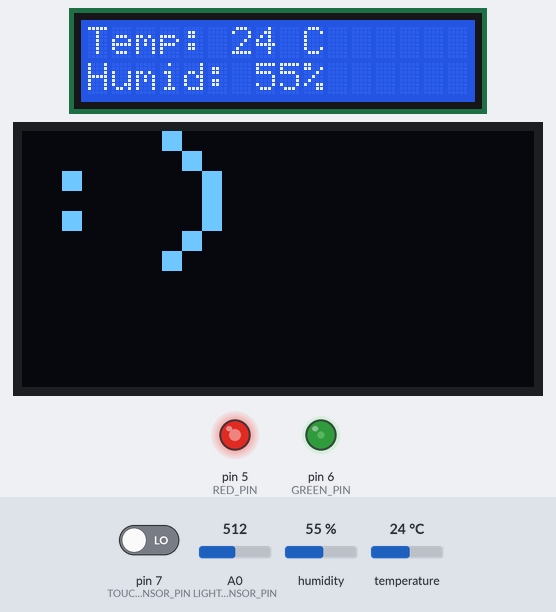
Recording of a sketch running on a simulated Arduino Uno, built with avr-gcc and run on an emulated ATmega328P. Parts: 16×2 character LCD, 128×64 one-colour display, output pins drawn as LEDs (lit = HIGH). Inputs (shaded band) come from the test bench; at power-on: temperature 24 °C, A0 (LIGHT_SENSOR_PIN) = 512, pin 7 (TOUCH_SENSOR_PIN) LOW, humidity 55 %. What the sketch prints to the serial monitor is not drawn.

Above: at 1.2 s.
1.3 s: temperature set to 21 °C
At 5.7 s:
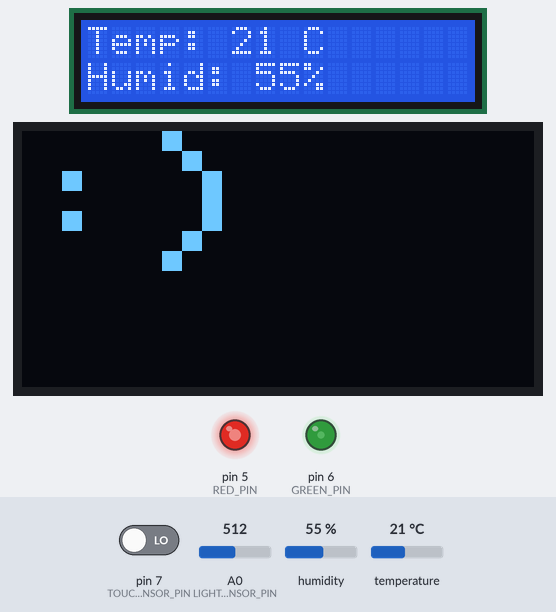
7.4 s: temperature set to 18 °C
At 11.4 s:
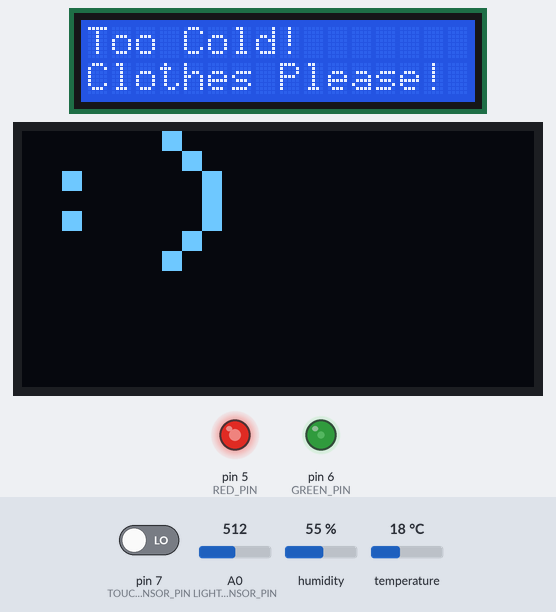
13.8 s: temperature set to 33 °C
At 18.3 s:
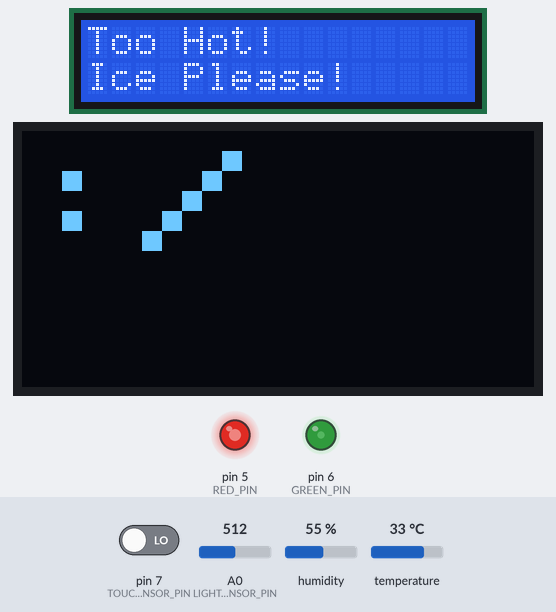
20.9 s: temperature set to 29 °C
At 25.3 s:
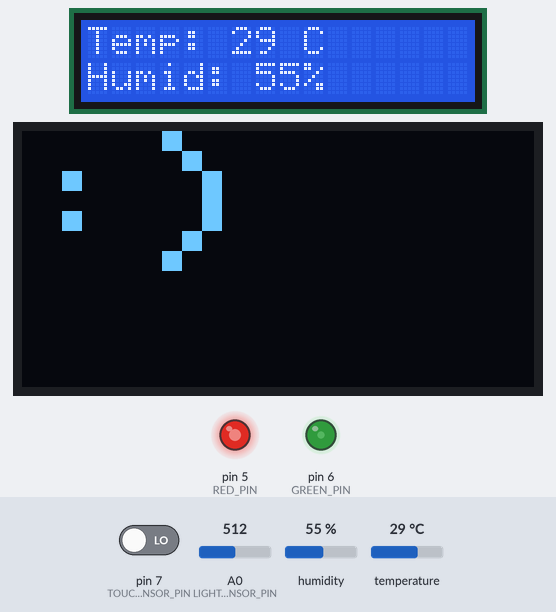
27.0 s: A0 (LIGHT_SENSOR_PIN) set to 716
At 31.0 s:
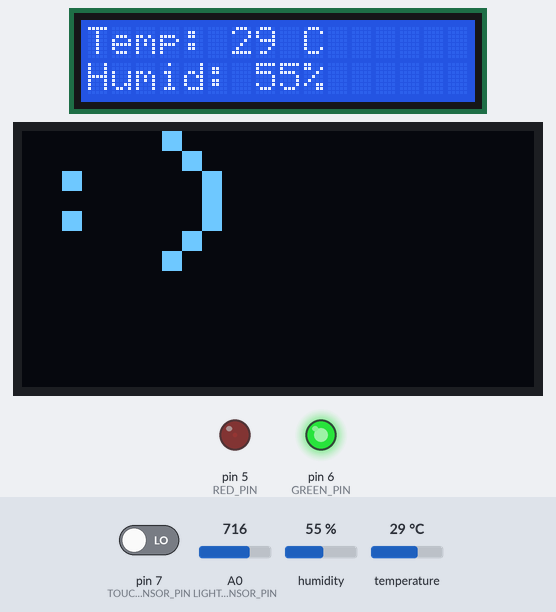
33.1 s: temperature set to 41 °C
At 35.4 s:
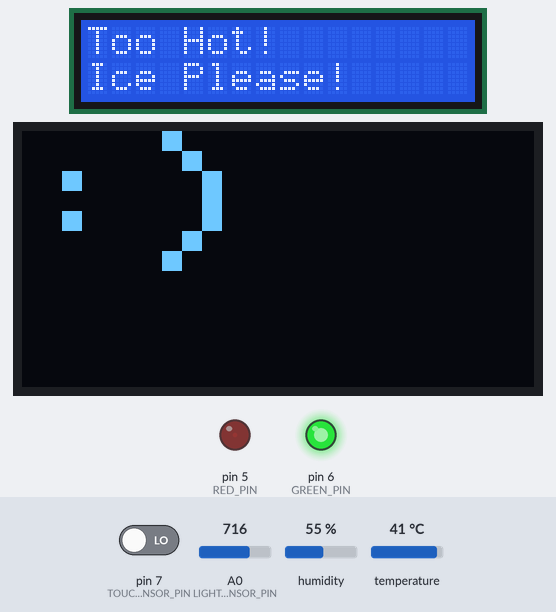
Timing chart, 0 to 36.9 s (numbered marks = the images above; inputs shaded):
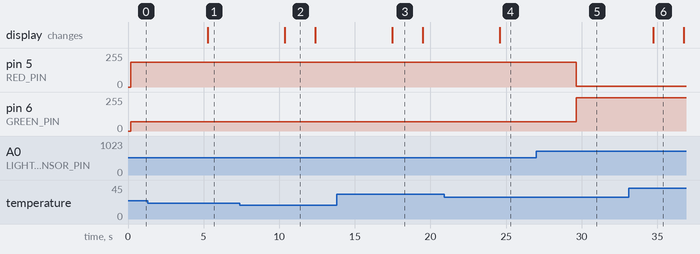

Measured:
- the behaviour switches between 20 and 19 °C on temperature (found by bisection; images 1 and 2)
- the behaviour switches between 31 and 30 °C on temperature (found by bisection; images 3 and 4)
- after the input at 1.3 s, the display: changes after 4.0 s (image 1)
- after the input at 7.4 s, the display: changes after 3.0 s (image 2)
- after the input at 13.8 s, the display: changes after 3.7 s (image 3)
- after the input at 20.9 s, the display: changes after 3.7 s (image 4)
- after the input at 27.0 s, pin 5 (RED_PIN): 186/255 → 4/255 after 2.7 s; pin 6 (GREEN_PIN): 69/255 → 251/255 after 2.7 s
- after the input at 33.1 s, the display: changes after 1.6 s (image 6)

The sketch:

00_master.ino
```cpp
#include <SoftwareSerial.h>  // Include SoftwareSerial library for virtual serial communication
#include <DHT.h>  // Include DHT library for temperature and humidity sensor
#include <LiquidCrystal_I2C.h>  // Include LiquidCrystal_I2C library for LCD display via I2C
#include <Adafruit_GFX.h>  // Include Adafruit GFX library for graphics functions
#include <Adafruit_SSD1306.h>  // Include Adafruit SSD1306 library for OLED display

#define RX_PIN 10  // Virtual serial RX pin
#define TX_PIN 11  // Virtual serial TX pin
#define DHT_PIN 2  // Pin connected to DHT11 sensor
#define DHT_TYPE DHT11
#define LIGHT_SENSOR_PIN A0  // Analog pin connected to the light sensor
#define RED_PIN 5   // PWM pin connected to the red LED
#define GREEN_PIN 6 // PWM pin connected to the green LED
#define TOUCH_SENSOR_PIN 7 // Digital pin for the touch sensor
#define OLED_RESET -1 // Define the reset pin for the OLED display (set to -1 if not used)

// Initialize SoftwareSerial
SoftwareSerial mySerial(RX_PIN, TX_PIN);
DHT dht(DHT_PIN, DHT_TYPE);

// LCD screen setting
LiquidCrystal_I2C lcd(0x27, 16, 2);

// OLED screen setting
Adafruit_SSD1306 display(128, 64, &Wire, OLED_RESET);

//Touching logic parameters setting
unsigned long touchStartTime = 0;
bool isTouching = false;

// Define a struct to hold sensor data
struct SensorData {
  int temperature;
  int humidity;
  int lightLevel;
  unsigned long touchDuration;
};

void setup() {
  mySerial.begin(9600);  // Initialize virtual serial communication at 9600 baud
  Serial.begin(9600); // Initialize hardware serial port for debugging output

  Serial.println("Master Arduino started");
  Serial.println("Sending message via virtual serial port...");

  dht.begin();

  pinMode(RED_PIN, OUTPUT);  // Set the red LED pin as an output
  pinMode(GREEN_PIN, OUTPUT);  // Set the green LED pin as an output
  pinMode(TOUCH_SENSOR_PIN, INPUT);  // Set the touch sensor pin as an input

  // Initialize LCD screen
  lcd.init();
  lcd.backlight();

  // Initialize OLED screen
  display.begin(SSD1306_SWITCHCAPVCC, 0x3C);
}

void loop() {
  SensorData data;
  data.temperature = dht.readTemperature(); // Read temperature from DHT sensor
  Serial.println(data.temperature);         // Print temperature to serial monitor
  data.humidity = dht.readHumidity();       // Read humidity from DHT sensor
  Serial.println(data.humidity);            // Print humidity to serial monitor
  data.lightLevel = analogRead(LIGHT_SENSOR_PIN);  // Read light level from light sensor
  Serial.println(data.lightLevel);                  // Print light level to serial monitor

  // Read touch sensor state
  int touchState = digitalRead(TOUCH_SENSOR_PIN);
  if (touchState == HIGH) {
    if (!isTouching) {
      touchStartTime = millis(); // Record the start time of touch
      isTouching = true;
    }
  } else {
    if (isTouching) {
      data.touchDuration = millis() - touchStartTime; // Calculate touch duration
      Serial.println(data.touchDuration);             // Print touch duration to serial monitor
      touchStartTime = 0;
      isTouching = false;
    } else {
      data.touchDuration = 0; // No touch detected
      Serial.println(data.touchDuration);
    }
  }

  mySerial.write((const byte*)&data, sizeof(data)); // Send sensor data over virtual serial
  Serial.println("Data sent.");                        // Notify that data has been sent

  // Display temperature and humidity on LCD
  lcd.clear();
  lcd.setCursor(0, 0);
  lcd.print("Temp: ");
  lcd.print(data.temperature);
  lcd.print(" C");

  lcd.setCursor(0, 1);
  lcd.print("Humid: ");
  lcd.print(data.humidity);
  lcd.print("%");

  // Update OLED display based on temperature
  display.clearDisplay();
  display.setTextSize(5);
  display.setTextColor(SSD1306_WHITE);
  display.setCursor(0,0);
  if (data.temperature >= 20 && data.temperature <= 30) {
    // Display happy face for comfortable temperature
    display.println(":)");
  } else if (data.temperature < 20) {
    // Display shivering face for cold temperature
    display.println(":/");
    lcd.clear();
    lcd.setCursor(0, 0);
    lcd.print("Too Cold!");
    lcd.setCursor(0, 1);
    lcd.print("Clothes Please!");
    delay(2000);
  } else {
    // Display sweating face for hot temperature
    display.println(":'(");
    lcd.clear();
    lcd.setCursor(0, 0);
    lcd.print("Too Hot!");
    lcd.setCursor(0, 1);
    lcd.print("Ice Please!");
    delay(2000);
  }
  display.display();

  // Adjust LED brightness based on light level
  int greenValue = map(data.lightLevel, 0, 700, 255, 0);
  int redValue = map(data.lightLevel, 0, 700, 0, 255);
  analogWrite(GREEN_PIN, greenValue); // Set green LED brightness
  analogWrite(RED_PIN, redValue);     // Set red LED brightness

  delay(5000); // Wait for 5 seconds before next loop iteration
}
```
